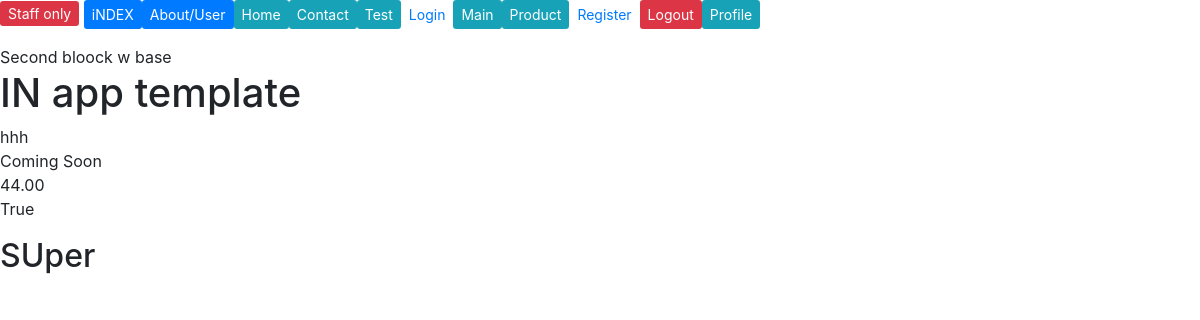
The page /product_detail/ on the database as committed earlier.
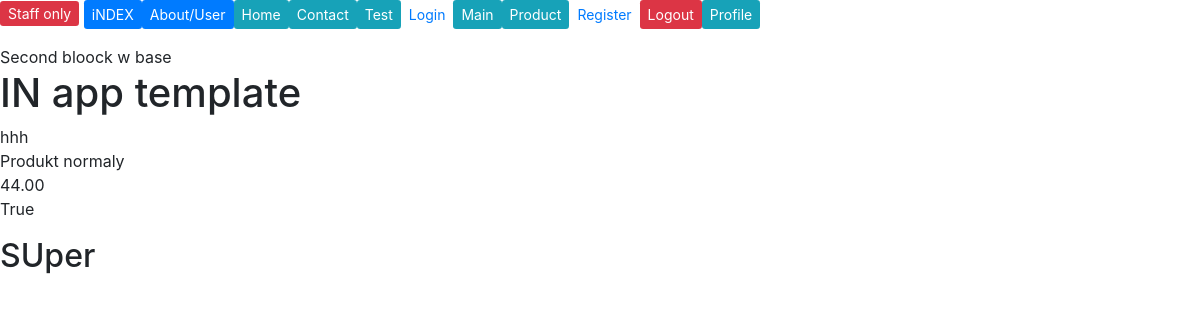
The same page on the database as committed later.
### products/models.py (models this page shows)
class Product(models.Model):
    title = models.CharField(max_length= 80)
    description = models.TextField(blank=True, null=True)
    price = models.DecimalField(max_digits=5, decimal_places=2)
    avalaiability = models.BooleanField()

### products/views.py (the view)
# urls.py: path('product_detail/', product_detail_view),
def product_detail_view(request):
    obj = Product.objects.get(id=1)
    context = {
        'object': obj
    }
    return render(request, "product_detail.html", context)

### products/templates/product_detail.html
{% extends 'base.html' %}
{% block content %}
<h1>IN app template</h1>
    {{ object.title }}
<br>
    {% if object.description %} {{ object.description }}
    {% else %} Coming Soon
    {% endif %}
<br>
    {{ object.price }}
<br>
    {{ object.avalaiability }}
<p><h2>SUper</h2></p>
<br>{{ sobject.title }}
<br>{{ sobject.description }}
<br>{{ sobject.price }}
<br>{{ sobject.website }}
{% endblock %}

### templates/base.html (shortened to what this page needs)
<!DOCTYPE html>
<html lang="en">
<head>
    <link rel="stylesheet" href="https://stackpath.bootstrapcdn.com/bootstrap/4.3.1/css/bootstrap.min.css">
</head>
<body>
{% block first %}
    {% include 'navbar.html' %}
{% endblock first %}
{% block second %}
    Second bloock w base
{% endblock second %}
{% block content %}
{% endblock %}
</body>
</html>

### templates/navbar.html (shortened to what this page needs)
<!DOCTYPE html>
<html lang="en">
<head>
    <link rel="stylesheet" href="https://stackpath.bootstrapcdn.com/bootstrap/4.3.1/css/bootstrap.min.css">
</head>
<body>
<a href="/admin" class="btn-sm btn-danger" role="button" target="_blank">Staff only</a>
<div class="btn-group">
    <a href="/index" class="btn-sm btn-primary" role="button">iNDEX</a>
    <a href="/about" class="btn-sm btn-primary" role="button">About/User</a>
    <a href="/home" class="btn-sm btn-info" role="button">Home</a>
    <a href="/contact" class="btn-sm btn-info" role="button">Contact</a>
    <a href="/test" class="btn-sm btn-info" role="button">Test</a>
    <a href="/login" class="btn-sm btn-warrning" role="button">Login</a>
    <a href="/main" class="btn-sm btn-info" role="button">Main</a>
    <a href="/product_detail" class="btn-sm btn-info" role="button">Product</a>
    <a href="/register" class="btn-sm btn-warrning role=button">Register</a>
    <a href="/logout" class="btn-sm btn-danger" role="button">Logout</a>
    <a href="/profile" class="btn-sm btn-info" role="button">Profile</a>
</div>
</body>
</html>

Rows that differ between the two databases and show on the page:
changed Product "hhh": description (not shown) → "Produkt normaly"
Other text that changed with them:
text no longer shown: "Coming Soon"
